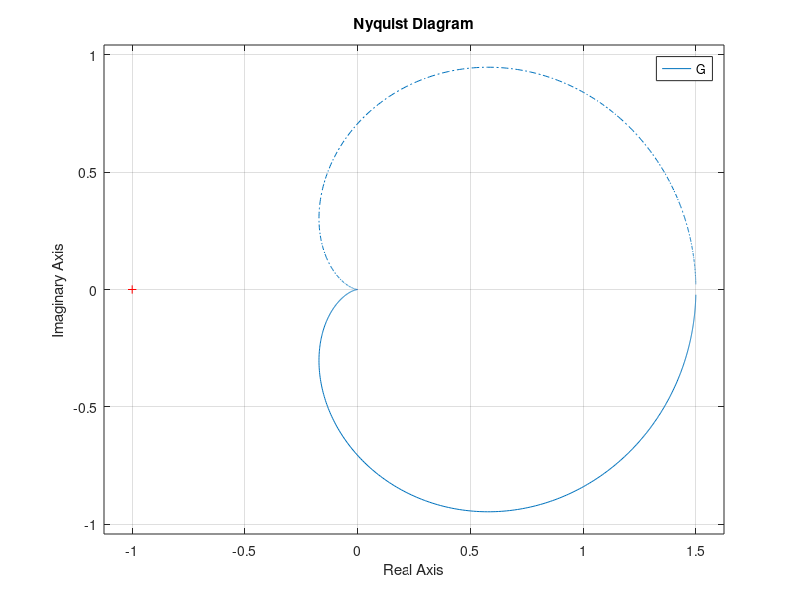
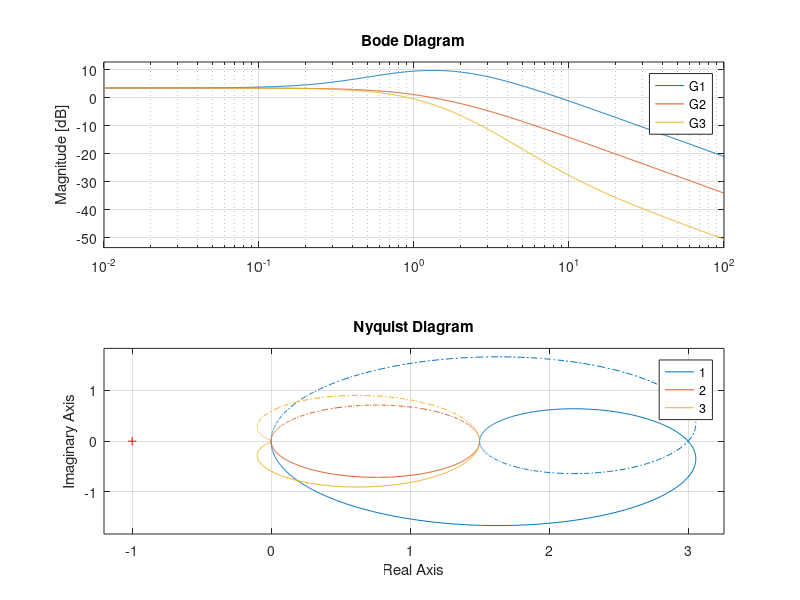

Write the MATLAB code that produced these figures, in order.
%% Nyquist plot
figure(1); clf reset
G=tf(3,[1 3 2])
nyquist(G)

%% Different Plant tf and Nyquist plots
figure(2);

G1 = tf(3*[3 1],[1 3 2]);
G2 = tf(3*[2/3 1],[1 3 2]);
G3 = tf(3*[0.1 1],[1 3 2]);

bode(G1,G2,G3);
nyquist(G1,G2,G3)
a = legend('1','2','3')

